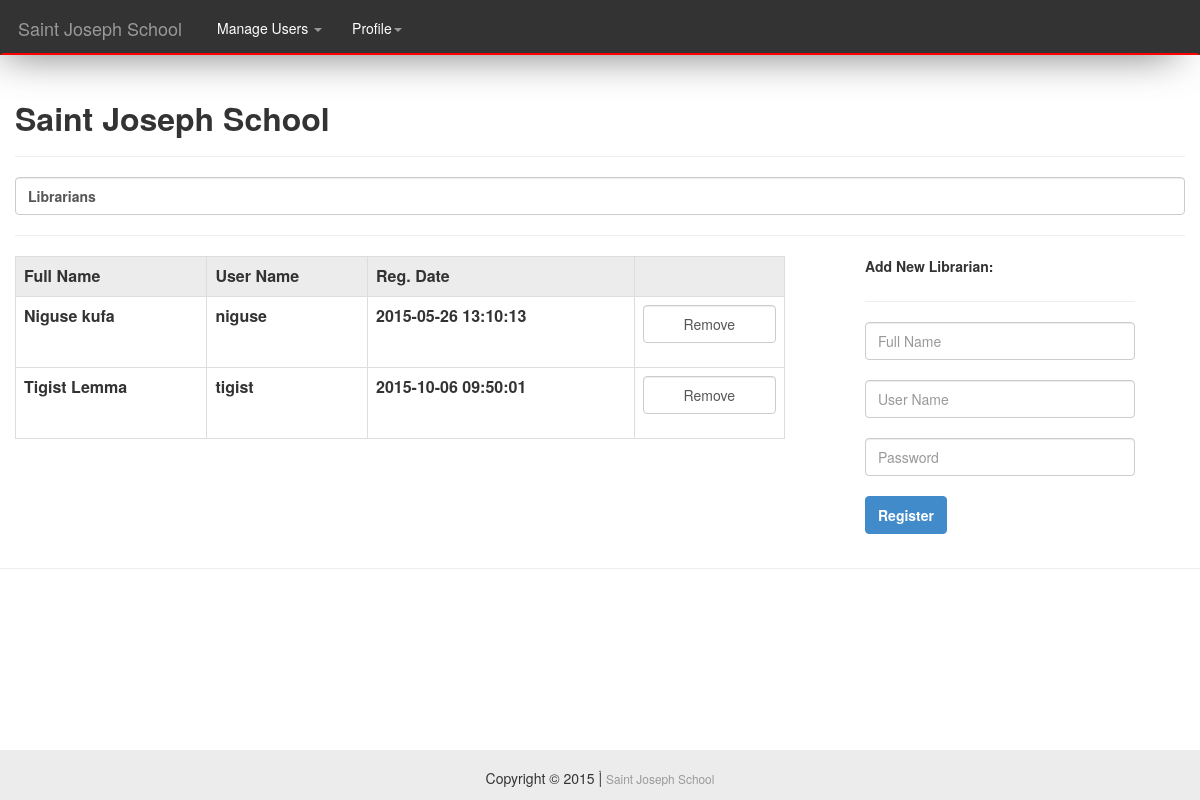
The page /Admin.php?page=librarians (signed in) on the database its author committed.
### tables this page shows
CREATE TABLE IF NOT EXISTS `users` (
`id` int(11) NOT NULL,
  `username` varchar(30) NOT NULL,
  `password` varchar(50) NOT NULL,
  `type` enum('Teacher','Librarian','','') NOT NULL,
  `created` timestamp NOT NULL DEFAULT CURRENT_TIMESTAMP,
  `modified` timestamp NULL DEFAULT NULL ON UPDATE CURRENT_TIMESTAMP
);

CREATE TABLE IF NOT EXISTS `staffs` (
`id` int(11) NOT NULL,
  `use_id` int(11) NOT NULL,
  `name` varchar(30) NOT NULL,
  `department` varchar(30) NOT NULL,
  `update_time` datetime NOT NULL DEFAULT CURRENT_TIMESTAMP,
  `created_time` datetime NOT NULL DEFAULT CURRENT_TIMESTAMP
);

### private/LMS.php (called while the page is built, shortened)
<?php
class LMS
{
    public function connect()
    {
        return mysqli_connect_errno();
    }
    public function get_all_librarians()
    {
        global $conn;
        $sql = "SELECT * FROM users WHERE users.type = 'Librarian'";
        $res = mysqli_query($conn, $sql);
        $response = array();
        if($res)
        {
            while($row = mysqli_fetch_array($res))
            {
                array_push($response,$row);
            }
        }
        return $response;
    }
    public function get_staff_by($id)
    {
        global $conn;
        $sql = "SELECT * FROM staffs";
        $res = mysqli_query($conn, $sql);
        $response = array();
        if($res)
        {
            while($row = mysqli_fetch_array($res))
            {
                if($row['use_id'] == $id){
                    $response = $row;
                }
            }
        }
        return $response;
    }
}
?>

### private/LMS_Engine.php (called while the page is built, shortened)
<?php
require_once 'LMS.php';
$lms = new LMS();
class LMS_Engine{
    public function get_all_librarians(){
        global $lms;
        return $lms->get_all_librarians();
    }
    public function get_staff_by($id){
        global $lms;
        return $lms->get_staff_by($id);
    }
}
?>

### pages/elements/Librarian_Users_Table_Items.php (the view, shortened to what this page needs)
<tr>
    <?php
        if(isset($Staff_Table)){
            echo '<td><strong>'.$Staff_Table['name'].'</strong></td>';
            echo '<td><strong>'.$User_Table['username'].'</strong></td>';
            echo '<td><strong>'.$User_Table['created'].'</strong></td>';
            $request = "Remove_Librarian";
        }else{
            echo '<td><strong>'.$User_Table['full_name'].'</strong></td>';
            echo '<td><strong>'.$User_Table['user_name'].'</strong></td>';
            echo '<td><strong>'.$User_Table['created_time'].'</strong></td>';
            $request = "Remove_Admin";
        }
    ?>
    <td>
        <form method="post" action="">
            <input class="form-control" type="submit" name="<?php echo $request?>" value="Remove">
        </form>
    </td>
</tr>

### pages/Add_New_Librarian.php (shortened to what this page needs)
<?php
require_once 'private/LMS_Engine.php';
?>
<div class="container" id="main">
    <br>
    <br>
    <h2><strong>Saint Joseph School</strong> </h2>
    <hr>
    <label class="form-control">Librarians</label>
    <hr>
    <div  class="row" id="contact">
        <div class="col-md-3 col-lg-8"  >
            <link href="bootstrap/css/bootstrap.min.css" rel="stylesheet">
            <div class="table table-responsive ">
                <table class="table table-bordered ">
                    <thead>
                    <tr style="background: #ececec">
                        <th>Full Name</th>
                        <th>User Name</th>
                        <th>Reg. Date</th>
                        <th></th>
                    </tr>
                    </thead class="table table-condensed">
                    <tbody >
                    <?php
                    require_once 'private/LMS_Engine.php';
                    $engine = new LMS_Engine();
                    $found = $engine->get_all_librarians();
                    foreach($found as $found){
                        $User_Table = $found;
                        $Staff_Table = $engine->get_staff_by($found['id']);
                        include 'pages/elements/Librarian_Users_Table_Items.php';
                    }
                    ?>
                    </tbody>
                </table>
            </div>
        </div>
        <div class="col-md-3 col-lg-3" style="margin-left: 50px" >
            <form class="form-vertical" role="form" method="post" action="">
                <label class="control-label">Add New Librarian: </label>
                <hr>
                <input type="text" class="form-control" name="Full_Name" placeholder="Full Name"><br>
                <input type="text" class="form-control" name="User_Name" placeholder="User Name"><br>
                <input type="password" class="form-control" name="User_Pass" placeholder="Password"><br>
                <button class="btn btn-primary btn-lg"  name="Add_New_Librarian" id="Add_New_Librarian" type="submit"><strong> Register </strong> </button>
            </form>
        </div>
    </div>
    <div class="row">
        <hr>
    </div>
</div>

### includes/css/styles.css (style rules this page uses)
#contact { margin-top: 10px; }
body { -webkit-font-smoothing: antialiased; tect-rendering: optimizelegibility; }
form input { max-width: 350px; }

### rows shown on the page
users: staffs.name "Niguse kufa", username "niguse", created "2015-05-26 13:10:13"
users: staffs.name "Tigist Lemma", username "tigist", created "2015-10-06 09:50:01"
